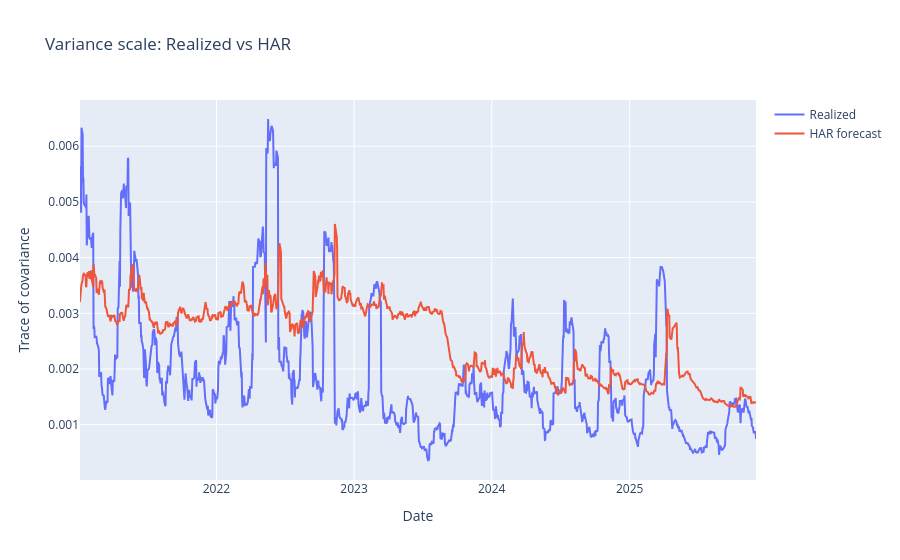

The notebook cell this image was saved under:
### Code cell
har_losses.sort_values("QLIKE", ascending=False).head(10)

proxy_var = proxy.apply(lambda r: np.trace(row_to_matrix(r)), axis=1)
har_var   = har.apply(lambda r: np.trace(row_to_matrix(r)), axis=1)

vol_compare = pd.DataFrame({
    "proxy": proxy_var,
    "har": har_var
}).loc[har_losses.index]

import plotly.graph_objects as go

fig = go.Figure()

fig.add_trace(go.Scatter(
    x=vol_compare.index,
    y=vol_compare["proxy"],
    mode="lines",
    name="Realized"
))

fig.add_trace(go.Scatter(
    x=vol_compare.index,
    y=vol_compare["har"],
    mode="lines",
    name="HAR forecast"
))

fig.update_layout(
    title="Variance scale: Realized vs HAR",
    xaxis_title="Date",
    yaxis_title="Trace of covariance",
    hovermode="x unified"
)

fig.show()

def qlike_terms(proxy_mat, forecast_mat):
    H_inv = np.linalg.inv(forecast_mat)
    trace_term = np.trace(proxy_mat @ H_inv)
    logdet_term = np.linalg.slogdet(proxy_mat)[1] - np.linalg.slogdet(forecast_mat)[1]
    return trace_term, logdet_term

dt = har_losses["QLIKE"].idxmax()

S = row_to_matrix(proxy.loc[dt])
H = row_to_matrix(har.loc[dt])

trace_term, logdet_term = qlike_terms(S, H)

print("trace term:", trace_term)
print("logdet term:", logdet_term)
print("qlike:", trace_term - logdet_term - S.shape[0])

### Figure 1 — Plotly figure (JSON) as saved in the notebook; plotly's stock layout.template omitted (floating-point values rounded to 4 significant figures; data arrays with more than 128 entries replaced by an {"elided": "..."} marker saying what was removed)
{"data": [{"mode": "lines", "name": "Realized", "type": "scatter", "x": {"elided": "1235 str values"}, "y": {"elided": "1235 float values"}}, {"mode": "lines", "name": "HAR forecast", "type": "scatter", "x": {"elided": "1235 str values"}, "y": {"elided": "1235 float values"}}], "layout": {"hovermode": "x unified", "title": {"text": "Variance scale: Realized vs HAR"}, "xaxis": {"title": {"text": "Date"}}, "yaxis": {"title": {"text": "Trace of covariance"}}}}
